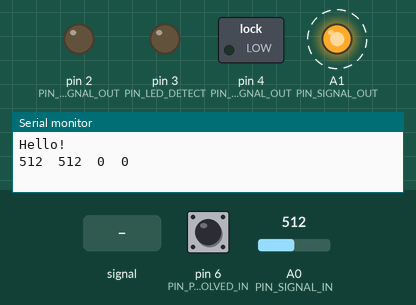
Simulated run of this sketch. Board: Arduino Uno, built with avr-gcc and run on an emulated ATmega328P. Shown: switched loads named in the sketch (green lamp = pin HIGH), output pins drawn as LEDs (lit = HIGH), the last lines printed to the serial monitor. Dashed ring = blinking. Inputs (shaded band) come from the test bench; at power-on: pin 6 (PIN_PREVIOUS_SOLVED_IN) HIGH, A0 (PIN_SIGNAL_IN) = 512.

Above: at 0.75 s.
1.3 s: A0 (PIN_SIGNAL_IN) fed a 2 Hz sine of ±306 counts around its level
At 2.55 s:
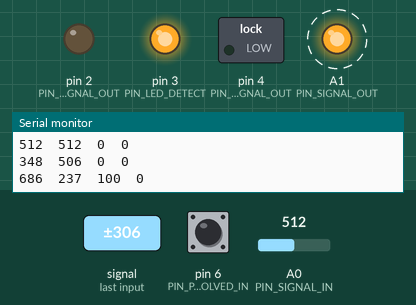
4.3 s: pin 6 (PIN_PREVIOUS_SOLVED_IN) pulled LOW for 3.2 s
At 6.15 s:
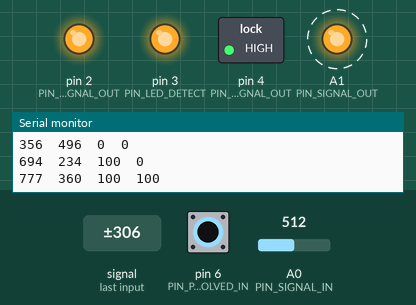
9.0 s: A0 (PIN_SIGNAL_IN) set to 716
At 9.75 s:
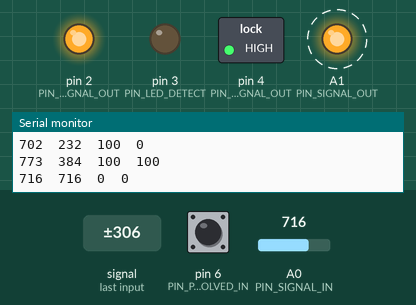
Timing chart, 0 to 21.0 s (numbered marks = the images above; inputs shaded):
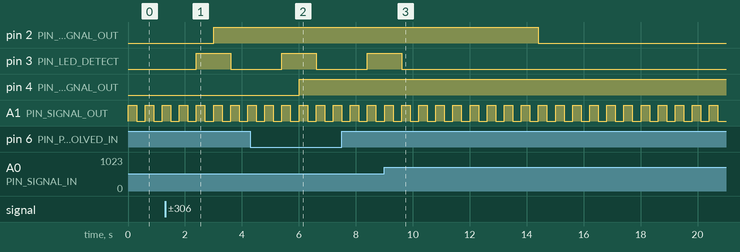

Measured:
- after the input at 1.3 s, pin 2 (PIN_BOX_SIGNAL_OUT): LOW → HIGH after 1.7 s; pin 3 (PIN_LED_DETECT): LOW → HIGH after 1.1 s, → LOW 1.2 s later
- after the input at 4.3 s, pin 4 (PIN_LOCK_SIGNAL_OUT): LOW → HIGH after 1.7 s
- after the input at 9.0 s, pin 2 (PIN_BOX_SIGNAL_OUT): HIGH → LOW after 5.4 s; pin 3 (PIN_LED_DETECT): goes on until 9.6 s, then stays LOW
- by itself, A1 (PIN_SIGNAL_OUT): alternates HIGH for 0.30 s and LOW for 0.30 s

The sketch:

touch_detect.ino
```cpp
//================================================================
// Exit the library (4)
// Touch detection
// Detect if a human or a chain of humans connect two electrical contact plates.

// One contact (SIGNAL_OUT) is switched alternatively between 0 and Vcc.
// The other contact (SIGNAL_IN) is terminated to Gnd and Vcc with 100M resistors, giving
// a DC bias of Vcc/2. We measure the analog input voltage on SIGNAL_IN:
//   SIGNAL_OUT = 0    --> Voff
//   SIGNAL_OUT = Vcc  --> Von

// When the contacts are closed by a resistance chain up to some 100M:
//   Voff falls, Von rises
// When only a single plate is touched, or connected to a fixed potential:
//  Both Voff and Von should be equal.

// Contact detection condition:
//      Voff < Vcc/2 - THRESHOLD  and
//      Von  > Vcc/2 + THRESHOLD

//================================================================

#define PIN_SIGNAL_OUT  A1
#define PIN_SIGNAL_IN   A0
#define PIN_LED_DETECT  3
#define PIN_GND_DETECT  8

#define PIN_PREVIOUS_SOLVED_IN 6
#define PIN_LOCK_SIGNAL_OUT 4

// Box unlock output
#define PIN_BOX_SIGNAL_OUT  2
#define BOX_T_ACTIVE        5000   // (ms) Sustain active time
#define BOX_POL_ACTIVE      HIGH   // Active out polarity

// Measurement signal
#define SIGNAL_BIAS      512   // ADC bias level
#define SIGNAL_THRES     100   // Detection threshold
#define SIGNAL_DEB_MS    500  // Debounce time for trigger


//================================================================

void setup() {
  Serial.begin(19200);

  // Init pins
  digitalWrite( PIN_SIGNAL_OUT, 0 );
  pinMode( PIN_SIGNAL_OUT, OUTPUT );

  #ifdef PIN_LED_DETECT
    digitalWrite( PIN_LED_DETECT, 0 );
    pinMode( PIN_LED_DETECT, OUTPUT );
  #endif
  #ifdef PIN_GND_DETECT
    digitalWrite( PIN_GND_DETECT, 0 );
    pinMode( PIN_GND_DETECT, OUTPUT );
  #endif

  digitalWrite( PIN_BOX_SIGNAL_OUT, !BOX_POL_ACTIVE);
  pinMode( PIN_BOX_SIGNAL_OUT, OUTPUT);

  digitalWrite( PIN_LOCK_SIGNAL_OUT, 0);
  pinMode(PIN_LOCK_SIGNAL_OUT, OUTPUT);

  pinMode(PIN_PREVIOUS_SOLVED_IN, INPUT_PULLUP);

  analogRead( PIN_SIGNAL_IN );  // To init the pin mode to analog

  Serial.println("Hello!");

}

//================================================================
// Analog input acquisition
// To suppress ripple noise, we average 800 ADC conversions in
// intervals of 125us. The total acquisition time of 100ms is an
// integer multiple of both 50Hz and 60Hz mains frequency period
// and should therefore result in an optimum ripple suppression
// in both cases.

#if 1
// Uses Timer 2 for 1ms-clock generation
uint16_t acq( int chan )
{
  // Timer 2 to 125us interval
  TCCR2A = 0b00000010;  // CTC mode
  TCCR2B = 0b00000010;  // PS = 1:8
  OCR2A = 250-1;        // interval
  TIFR2 |= (1 << OCF2A);   // Clear interrupt flag

  // Increase ADC speed (reduces resolution)
  ADCSRA = ADCSRA & ~0b111 | 0b101;  // PS = 1:64 --> 52us conversion interval

  const uint16_t n = 800;
  uint32_t acc = 0;

  for (uint16_t i = 0; i<n; i++) {
    while (!(TIFR2 & (1 << OCF2A)))  // wait for interrupt flag
      ;  // wait
    TIFR2 |= (1 << OCF2A);  // clear interrupt flag
    acc += analogRead( chan );
    digitalWrite(A5, 1);
    digitalWrite(A5, 0);
  }
  return acc/n;
}

//------------------
#else
// Less precise version, but does not mess with Timer 2.
// Use this if you need the Timer 2 PWM outputs.

uint16_t acq( int chan )
{
  const uint16_t n = 800;
  uint32_t acc = 0;
  uint32_t t0 = micros();

  for (uint16_t i = 0; i<n; i++) {
    t0 += 125;
    while (micros() < t0)  // wait for interrupt flag
      ;  // wait
    acc += analogRead( chan );
  }
  return acc/n;
}
#endif

//================================================================

void loop() {
  bool trigger = 0;
  bool detect = 0;
  uint32_t t_detect = 0;

  while (1) {
    // Measure on and off signals
    digitalWrite( PIN_SIGNAL_OUT, 1 );
    delay( 200 );  // signal rise time
    uint16_t v_on = acq( PIN_SIGNAL_IN );

    digitalWrite( PIN_SIGNAL_OUT, 0 );
    delay( 200 );
    uint16_t v_off = acq( PIN_SIGNAL_IN );

    // Input signal detection
    if ((v_on  >= SIGNAL_BIAS + SIGNAL_THRES) &&
        (v_off <= SIGNAL_BIAS - SIGNAL_THRES)) {
      if (!detect) {
        detect = 1;
        t_detect = millis();
      }
    }
    else {
      detect = 0;
    }

    // LED signal
    digitalWrite( PIN_LED_DETECT, detect );

    // PUT further actions here
    // XXXX

    // Trigger debounce
    if (detect) {
      if (!trigger  &&
          (millis() - t_detect > SIGNAL_DEB_MS)) {
        trigger = 1;
      }
    }
    else {
      trigger = 0;
    }

    // serial output to plot
    Serial.print(v_on);
    Serial.print("  ");
    Serial.print(v_off);
    Serial.print("  ");
    Serial.print(detect*100);
    Serial.print("  ");
    Serial.print(trigger*100);
    Serial.println();

    OpenBox(trigger);
    if(trigger){
      if(digitalRead(PIN_PREVIOUS_SOLVED_IN)==LOW){
        digitalWrite(PIN_LOCK_SIGNAL_OUT, HIGH);
      }
    }

  }
}


//=========================================================================================


void OpenBox(bool trig) {
  static uint32_t t_last_trig = 0;
  static bool active = 0;
  uint32_t t = millis();
  if (trig) {
    t_last_trig = t;
    active = 1;
  }
  else if (active && (t - t_last_trig > BOX_T_ACTIVE)) {
    active = 0;
  }
  if (active) {
    digitalWrite(PIN_BOX_SIGNAL_OUT, BOX_POL_ACTIVE);
  }
  else {
    digitalWrite(PIN_BOX_SIGNAL_OUT, !BOX_POL_ACTIVE);
  }
}

//=========================================================================================
```
